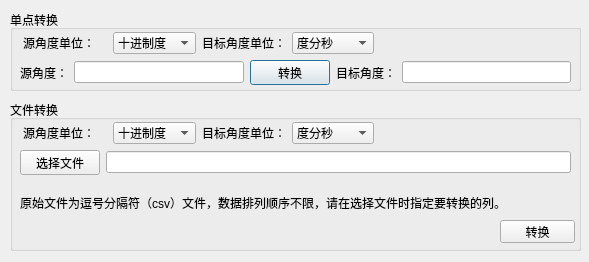
<?xml version="1.0" encoding="UTF-8"?>
<ui version="4.0">
 <class>Dialog</class>
 <widget class="QDialog" name="Dialog">
  <property name="geometry">
   <rect>
    <x>0</x>
    <y>0</y>
    <width>589</width>
    <height>262</height>
   </rect>
  </property>
  <property name="windowTitle">
   <string>Dialog</string>
  </property>
  <widget class="QGroupBox" name="groupBox_32">
   <property name="geometry">
    <rect>
     <x>10</x>
     <y>10</y>
     <width>571</width>
     <height>81</height>
    </rect>
   </property>
   <property name="title">
    <string>单点转换</string>
   </property>
   <widget class="QWidget" name="layoutWidget_46">
    <property name="geometry">
     <rect>
      <x>10</x>
      <y>50</y>
      <width>551</width>
      <height>25</height>
     </rect>
    </property>
    <layout class="QHBoxLayout" name="horizontalLayout_62">
     <item>
      <widget class="QLabel" name="label_61">
       <property name="text">
        <string>源角度：</string>
       </property>
      </widget>
     </item>
     <item>
      <widget class="QLineEdit" name="lineEdit_AngleTran_Soruce_2"/>
     </item>
     <item>
      <widget class="QPushButton" name="pushButton_AngleTran_Point_2">
       <property name="text">
        <string>转换</string>
       </property>
      </widget>
     </item>
     <item>
      <widget class="QLabel" name="label_62">
       <property name="text">
        <string>目标角度：</string>
       </property>
      </widget>
     </item>
     <item>
      <widget class="QLineEdit" name="lineEdit_AngleTran_Target_2">
       <property name="readOnly">
        <bool>true</bool>
       </property>
      </widget>
     </item>
    </layout>
   </widget>
   <widget class="QWidget" name="layoutWidget_48">
    <property name="geometry">
     <rect>
      <x>13</x>
      <y>21</y>
      <width>351</width>
      <height>24</height>
     </rect>
    </property>
    <layout class="QHBoxLayout" name="horizontalLayout_64">
     <item>
      <layout class="QHBoxLayout" name="horizontalLayout_65">
       <item>
        <widget class="QLabel" name="label_63">
         <property name="text">
          <string>源角度单位：</string>
         </property>
        </widget>
       </item>
       <item>
        <widget class="QComboBox" name="comboBox_AngleTran_Source_2">
         <item>
          <property name="text">
           <string>十进制度</string>
          </property>
         </item>
         <item>
          <property name="text">
           <string>度分秒</string>
          </property>
         </item>
         <item>
          <property name="text">
           <string>弧度</string>
          </property>
         </item>
         <item>
          <property name="text">
           <string>百分度</string>
          </property>
         </item>
        </widget>
       </item>
      </layout>
     </item>
     <item>
      <layout class="QHBoxLayout" name="horizontalLayout_66">
       <item>
        <widget class="QLabel" name="label_64">
         <property name="text">
          <string>目标角度单位：</string>
         </property>
        </widget>
       </item>
       <item>
        <widget class="QComboBox" name="comboBox_AngleTran_Target_2">
         <item>
          <property name="text">
           <string>度分秒</string>
          </property>
         </item>
         <item>
          <property name="text">
           <string>弧度</string>
          </property>
         </item>
         <item>
          <property name="text">
           <string>百分度</string>
          </property>
         </item>
        </widget>
       </item>
      </layout>
     </item>
    </layout>
   </widget>
  </widget>
  <widget class="QGroupBox" name="groupBox_33">
   <property name="geometry">
    <rect>
     <x>10</x>
     <y>100</y>
     <width>571</width>
     <height>151</height>
    </rect>
   </property>
   <property name="title">
    <string>文件转换</string>
   </property>
   <widget class="QWidget" name="layoutWidget_49">
    <property name="geometry">
     <rect>
      <x>10</x>
      <y>90</y>
      <width>551</width>
      <height>25</height>
     </rect>
    </property>
    <layout class="QHBoxLayout" name="horizontalLayout_67">
     <item>
      <widget class="QLabel" name="label_69">
       <property name="text">
        <string>原始文件为逗号分隔符（csv）文件，数据排列顺序不限，请在选择文件时指定要转换的列。</string>
       </property>
      </widget>
     </item>
    </layout>
   </widget>
   <widget class="QWidget" name="layoutWidget_50">
    <property name="geometry">
     <rect>
      <x>10</x>
      <y>50</y>
      <width>551</width>
      <height>25</height>
     </rect>
    </property>
    <layout class="QHBoxLayout" name="horizontalLayout_68">
     <item>
      <widget class="QPushButton" name="pushButton_Another_AngleTran_SelectFile_3">
       <property name="text">
        <string>选择文件</string>
       </property>
      </widget>
     </item>
     <item>
      <widget class="QLineEdit" name="lineEdit_AngleTran_FileName_3"/>
     </item>
    </layout>
   </widget>
   <widget class="QWidget" name="layoutWidget_51">
    <property name="geometry">
     <rect>
      <x>13</x>
      <y>21</y>
      <width>351</width>
      <height>24</height>
     </rect>
    </property>
    <layout class="QHBoxLayout" name="horizontalLayout_69">
     <item>
      <layout class="QHBoxLayout" name="horizontalLayout_70">
       <item>
        <widget class="QLabel" name="label_67">
         <property name="text">
          <string>源角度单位：</string>
         </property>
        </widget>
       </item>
       <item>
        <widget class="QComboBox" name="comboBox_AngleTran_Source_3">
         <item>
          <property name="text">
           <string>十进制度</string>
          </property>
         </item>
         <item>
          <property name="text">
           <string>度分秒</string>
          </property>
         </item>
         <item>
          <property name="text">
           <string>弧度</string>
          </property>
         </item>
         <item>
          <property name="text">
           <string>百分度</string>
          </property>
         </item>
        </widget>
       </item>
      </layout>
     </item>
     <item>
      <layout class="QHBoxLayout" name="horizontalLayout_71">
       <item>
        <widget class="QLabel" name="label_68">
         <property name="text">
          <string>目标角度单位：</string>
         </property>
        </widget>
       </item>
       <item>
        <widget class="QComboBox" name="comboBox_AngleTran_Target_3">
         <item>
          <property name="text">
           <string>度分秒</string>
          </property>
         </item>
         <item>
          <property name="text">
           <string>弧度</string>
          </property>
         </item>
         <item>
          <property name="text">
           <string>百分度</string>
          </property>
         </item>
        </widget>
       </item>
      </layout>
     </item>
    </layout>
   </widget>
   <widget class="QPushButton" name="pushButton_AngleTran_File_3">
    <property name="geometry">
     <rect>
      <x>490</x>
      <y>120</y>
      <width>75</width>
      <height>23</height>
     </rect>
    </property>
    <property name="text">
     <string>转换</string>
    </property>
   </widget>
  </widget>
 </widget>
 <resources/>
 <connections/>
</ui>
